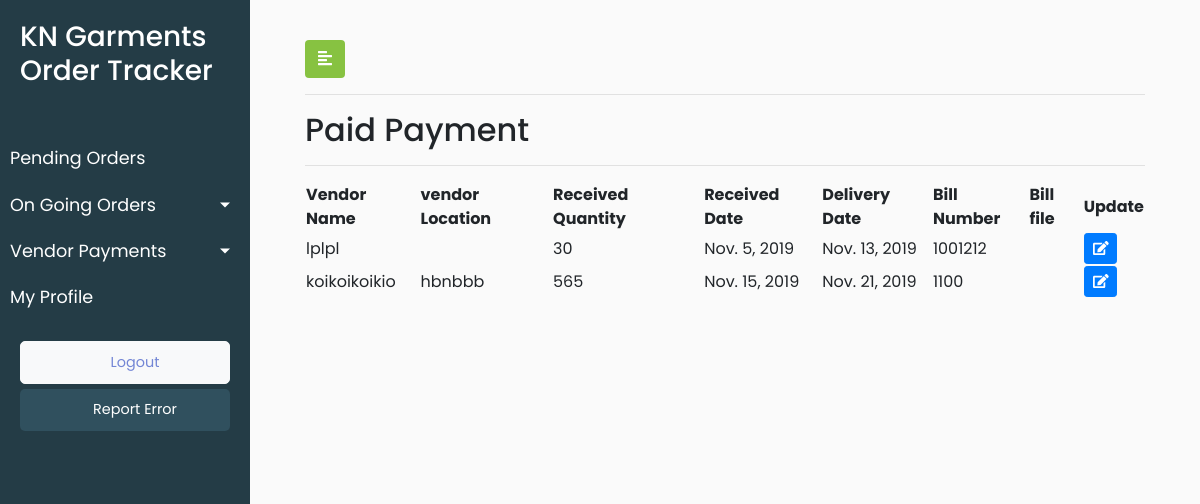
The app's page /payment_paid/ (signed in), older data.
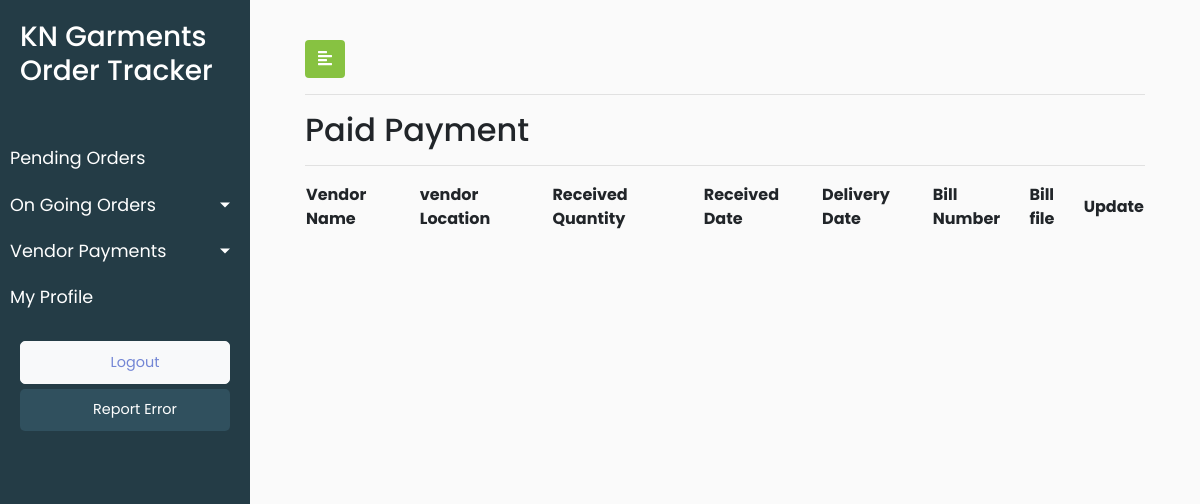
The same page, newer data.
### KNGarment_Order_TrackPro_App/models.py (models this page shows, shortened)
class Process(models.Model):
    Paid = 1
    Pending = 2
    PAYMENT_STATUS=((Paid,'Paid'), (Pending,'Pending'))
    process_vendor_name = models.CharField(max_length=920,blank=True)
    process_vendor_location = models.CharField(max_length=920,blank=True)
    process_received_quantity = models.IntegerField(blank=True,null=True)
    process_received_date = models.DateField(default=timezone.now)
    process_delivery_date = models.DateField(default=timezone.now)
    process_bill_number = models.IntegerField(blank=True,default=0)
    process_bill_file = models.FileField(blank=True)
    process_payment_status = models.PositiveSmallIntegerField(choices=PAYMENT_STATUS,default=Pending,blank=True)
    process_date_of_entry = models.DateTimeField(default=timezone.now)
    process_vendor_id = models.ForeignKey(Vendor, on_delete = models.CASCADE,blank=True)
    process_order_id = models.ForeignKey(Orders, on_delete=models.CASCADE,blank=True)
    process_customuser_id = models.ForeignKey(CustomUser,on_delete=models.CASCADE,default=1)
    objects = InheritanceManager()
    class Meta:
        verbose_name_plural = "Process List"
        verbose_name = "Process"

### KNGarment_Order_TrackPro_App/views.py (the view)
# urls.py: path('payment_paid/', views.payment_paid, name = 'payment_paid'),
@login_required(login_url='/user_login')
def payment_paid(request):
    user_role = request.user.user_role
    process_objects = Process.objects.all().filter(process_payment_status=1)
    data = {'processes':process_objects,'user_role':user_role}
    return render(request,'KNGarment_Order_TrackPro_App/paid_order.html',data)

### KNGarment_Order_TrackPro_App/templates/KNGarment_Order_TrackPro_App/paid_order.html (shortened to what this page needs)
{% extends 'KNGarment_Order_TrackPro_App/base.html' %}
{% load static %}
{% block stylesheets %}
<link rel="stylesheet" href="//cdn.datatables.net/1.10.19/css/jquery.dataTables.min.css">
{% endblock stylesheets %}
{% block content %}
        <div id="content">
            <div class="container-fluid">
                <button type="button" id="sidebarCollapse" class="btn" style="background-color: #87c241;color: white">
                    <i class="fas fa-align-left"></i>
                </button>
                <hr>
                <h2>Paid Payment</h2>
                <hr>
               <div>
                    <table id="test_table" class="display" style="width:100%">
                        <thead>
                            <tr>
                                <th>Vendor Name</th>
                                <th>vendor Location</th>
                                <th>Received Quantity</th>
                                <th>Received Date</th>
                                <th>Delivery Date</th>
                                <th>Bill Number</th>
                                <th>Bill file</th>
                                <th>Update</th>
                            </tr>
                        </thead>
                        <tbody>
                            {% for process in processes %}
                            <tr>
                                <td>{{process.process_vendor_name}}</td>
                                <td>{{process.process_vendor_location}}</td>
                                <td>{{process.process_received_quantity}}</td>
                                <td>{{process.process_received_date}}</td>
                                <td>{{process.process_delivery_date}}</td>
                                <td>{{process.process_bill_number}}</td>
                                <td>{{process.process_bill_file}}</td>
                                <td>
                            <button type="button" class="update-order btn btn-sm btn-primary" data-id="{% url 'KNGarment_Order_TrackPro_App:paid_order_update' pk=process.pk  %}">
                                <span class="fa fa-edit"></span>
                            </button>
                        </td>
                            </tr>
                            {% endfor %}
                        </tbody>
                    </table>
                </div>
            </div>
        </div>
{% endblock content %}

Row changes from the older to the newer data that the page shows:
removed Process: process_vendor_name "lplpl", process_received_quantity "30", process_received_date "Nov. 5, 2019", process_delivery_date "Nov. 13, 2019", process_bill_number "1001212"
removed Process: process_vendor_name "koikoikoikio", process_vendor_location "hbnbbb", process_received_quantity "565", process_received_date "Nov. 15, 2019", process_delivery_date "Nov. 21, 2019", process_bill_number "1100"
